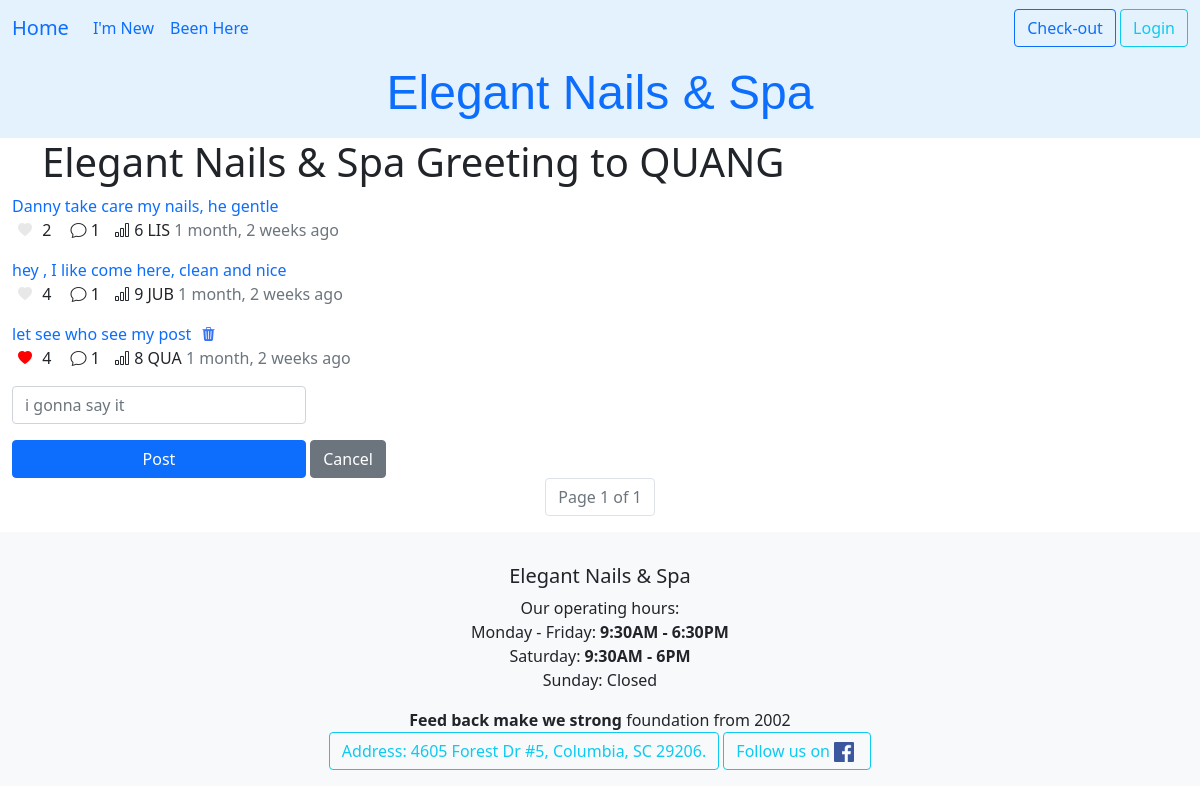
Page /ledger/chat_room/6/ on the earlier database version.
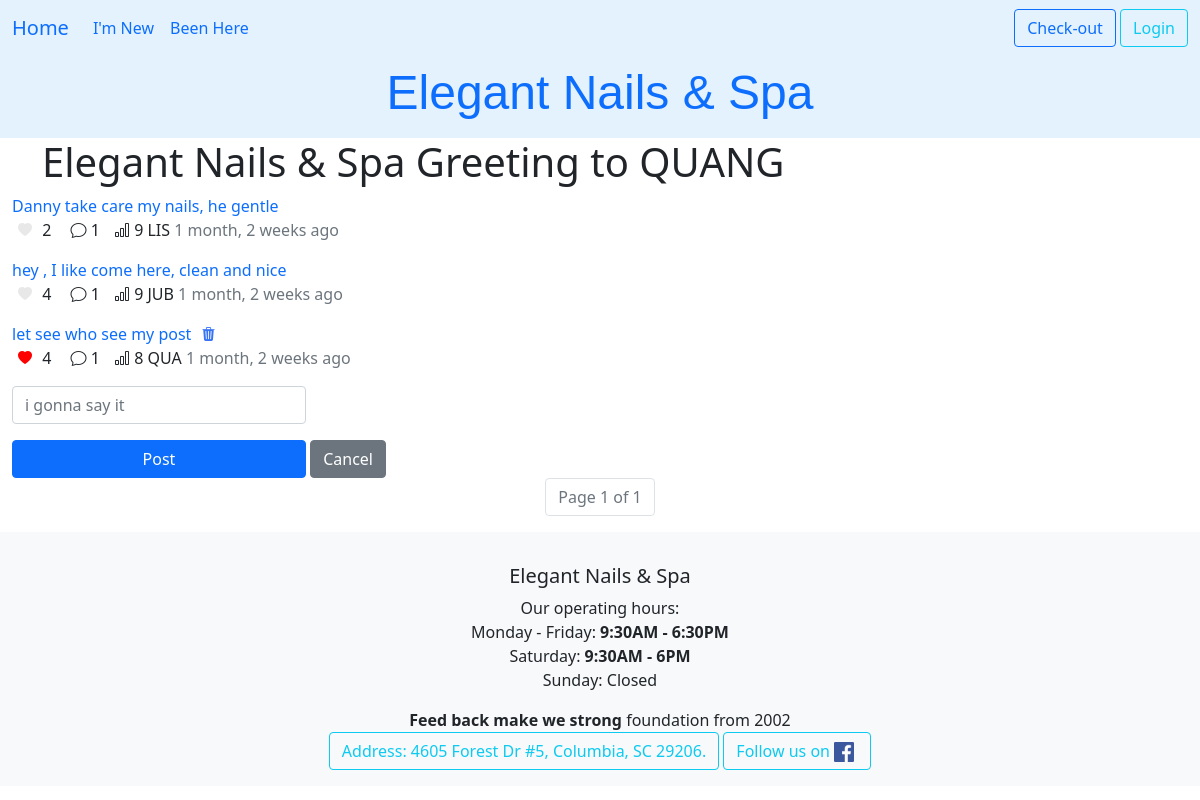
Same page on the later database version.
### ledger/models.py (models this page shows, shortened)
class Chat(models.Model):
    isNew = models.BooleanField(default=True)
    text = models.TextField(validators=[MinLengthValidator(1, "What's your message.")], max_length=800)
    created_at = models.DateTimeField(auto_now_add=True)
    reply_to = models.ForeignKey('self', on_delete=models.CASCADE, null=True, blank=True, related_name='replies')
    owner = models.ForeignKey(settings.AUTH_USER_MODEL, on_delete=models.CASCADE, related_name="chats", null=True)
    client = models.ForeignKey(Khach, on_delete=models.CASCADE, related_name="client_chats", null=True, blank=True)
    view_count = models.IntegerField(default=0)
    def __str__(self):
        if len(self.text) < 200 : return self.text
        return self.text[:200] + ' ...'
    @property
    def nickName(self):
        if self.client:
            nickname = self.client.full_name[:3]
            return nickname
        return "@Manager"
    @property
    def total_likes(self):
        return self.likes.count()
    @property
    def get_reply_count(self):
        return self.replies.count()

class Khach(models.Model):
    class Status(models.TextChoices):
        online = "Confirmed"
        anyone = "Anyone"
        cancel = "Cancel"
    full_name = models.CharField(max_length=25, validators=[MinLengthValidator(5)])
    phone = PhoneNumberField()
    email = models.EmailField(max_length=50, null=True, blank=True, help_text="Enter your email for booking confirmations.")
    technician = models.ForeignKey(Technician, on_delete=models.SET_NULL, null=True, blank=True, related_name='khachs')
    points = models.PositiveIntegerField(default=0)
    first_comes = models.DateTimeField(editable=False,auto_now_add=True)
    desc = models.TextField(max_length=250,blank=True, null=True)
    services = models.ManyToManyField("Service", blank=True, related_name="khachs")
    status = models.CharField(choices=Status.choices, max_length=20, default=Status.online, help_text="Choose anyone as an alternate!")
    day_comes = models.DateField()
    time_at = models.TimeField()
    tag = models.CharField(max_length=20, null=True, blank=True)
    birthday = models.DateField(null=True, blank=True)
    history = HistoricalRecords()
    class Meta:
        unique_together = ('full_name','phone',)#put email here for production, increase secure for chat
        ordering = ['full_name','-day_comes']
    def can_post_chat(self):
        return self.khachvisits.filter(day_comes__lt=datetime.date.today()).exists()

### ledger/views.py (the view)
# urls.py: path('ledger/chat_room/<int:pk>/', views.ChatView.as_view(), name="chat_room"),
class ChatView(View):
    template = "ledger/chat_room.html"
    def get(self, request, pk):
        request.session['client_id'] = pk
        client = get_object_or_404(Khach, id=pk)
        allChat = Chat.objects.filter(reply_to__isnull=True).order_by('-created_at').select_related("client").prefetch_related(
            Prefetch('likes', queryset=Like.objects.filter(client=client), to_attr='current_client_like'),
        )
        allChat = allChat[:75]
        paginator = Paginator(allChat, 25)
        page_number = request.GET.get('page', 1)
        page_obj = paginator.get_page(page_number)
        chat_form = ChatForm()
        context = {
            'page_obj' : page_obj, 'chat_form': chat_form, 'client' : client
        }
        return render(request, self.template, context)

### ledger/forms.py
class ChatForm(forms.ModelForm):
    text = forms.CharField(required=True,min_length=1, max_length=500, strip=True, label="",
                           widget=forms.TextInput(
                        attrs={'placeholder': 'i gonna say it'}))
    class Meta:
        model = Chat
        fields = ['text']

### ledger/templates/ledger/chat_room.html (shortened to what this page needs)
{% extends 'base.html' %}
{% load crispy_forms_tags %}
{% load crispy_forms_filters %}
{% load humanize %}
{% load static %}
{% block heading %}
<h1>Elegant Nails & Spa Greeting to {{ client.full_name }}</h1>
{% endblock heading %}
{% block content %}
    {% for talk in page_obj %}
    <div>
        <a class="text-decoration-none link-offset-2 link-underline link-underline-opacity-0" href="{% url 'ledger:chat_detail' talk.id %}">
            {{ talk }}
        </a>
        {% if talk.client_id == client.id %}
        <button class="delete-chat"
                data-chat-id="{{ talk.id }}"
                data-url="{% url 'ledger:chat_delete' talk.id %}">
                <i class="bi bi-trash3-fill"></i></button>
                {% endif %}
        <p>
            <button class="like-button {% if talk.current_client_like %}liked{% endif %}"
                            data-chat-id="{{ talk.id }}"
                            data-url="{% url 'ledger:chat_like' talk.id %}">
                            <i class="bi bi-heart-fill"></i>
            </button>
            <span class="like-count"> {{ talk.total_likes }}</span>
            <span class="reply-count">
                <i class="bi bi-chat"></i> {{ talk.get_reply_count }}
            </span>
            <span class="view-count"> <i class="bi bi-bar-chart"></i> {{ talk.view_count }}</span>
            {% if talk.owner == user %}
            @Manager
            {% else %}
            {{ talk.nickName }}
            {% endif %}
            <span class="fw-light text-secondary">{{ talk.created_at | naturaltime }}</span>
        </p>
    </div>
    {% endfor %}
{% if client.can_post_chat %}
    <form action="{% url 'ledger:chat_create' client.id %}" method="post">
        <div class="form-floating col-md-3 align-items-center">
        <div class="col-auto ">
            {{ chat_form | crispy }}
    </div>
</div>
        <button type="submit" class="btn btn-primary w-25">Post</button>
        <button type="submit" class="btn btn-secondary" onclick="window.location='{% url 'ledger:index' %}'; return false; ">Cancel</button>
    </form>
    {% else %}
    <div class="fs-4 text-info">Please return tomorrow to post your feedback after receiving our services.
    </div>
{% endif %}
   <nav aria-label="Page navigation example">
    <ul class="pagination justify-content-center">
        <li class="page-item disabled"><span class="page-link">Page {{ page_obj.number }} of {{ page_obj.paginator.num_pages }}</span></li>
    </ul>
</nav>
<link rel="stylesheet" href="{% static 'css/chat.css' %}">
{% endblock content %}
{% block footer %}
    <strong>Feed back make we strong</strong> foundation from 2002
{% endblock footer %}

Differences in the rows shown:
changed Chat "Danny take care my nails, he gentle": view_count "6" → "9"
